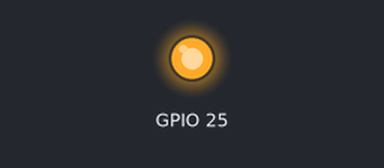
The program below on a simulated Raspberry Pi (BCM pin numbers). On the bench: output pins drawn as LEDs (lit = HIGH). At 0.0 s the program stops and its outputs stay as they are.

Above: at 0.1 s.
Timing chart, 0 to 1.5 s (numbered marks = the images above):
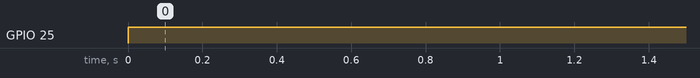

Measured:
- by itself, GPIO 25: LOW → HIGH at 0.00 s

The program:

LedGreenOn.py
```python
import RPi.GPIO as GPIO                                               # Importation des librairies qui gerent les ports
import time                                                           # Importation de la librairie temps

GPIO.setwarnings(False)                                               # Mettre sur OFF les alertes (qui sont inutiles)
GPIO.setmode(GPIO.BCM)                                                # BCM : Numero des GPIO (GPIO 18)
GPIO.setup(25, GPIO.OUT)                                              # Definition du port en sortie


GPIO.output(25, True)                                             # Mise a zero du GPIO 18 (GND)
```
